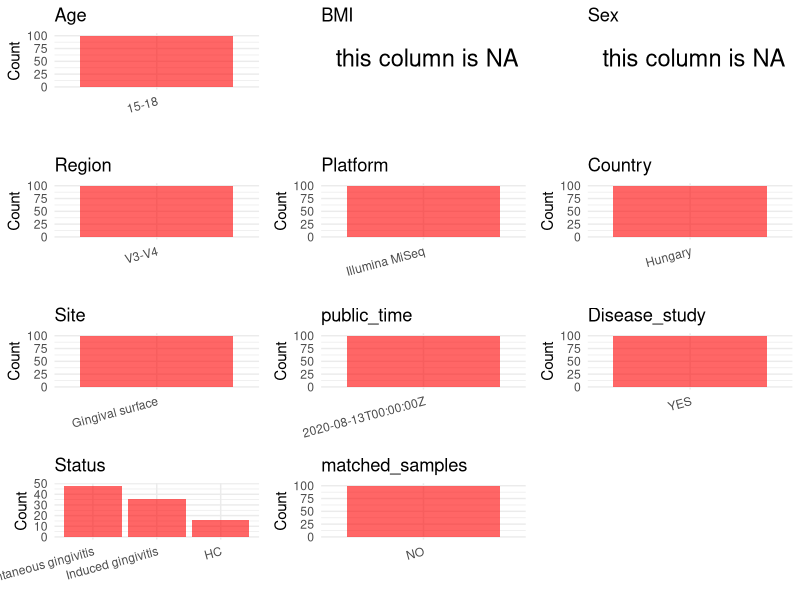

The R source for this figure: (Note: this script raises an error after producing the figure.)
## ---- chunk 1
# Load necessary libraries
library(dplyr)
library(ggplot2)
library(cowplot)

# Set working directory (update this path to your local directory)
setwd("D:/studylearning/董彪师兄项目/任务/张辰飞/PRJNA650272")

# Read the initial metadata files
initial_meta<-read.csv("SraRunTable.csv",header = T)

# Combine the two metadata files
#meta <- rbind(initial_meta, initial_meta1)

#Remove WGS samples
initial_meta <- subset(initial_meta,Assay.Type=="AMPLICON")

# Check the number of samples containing "HT" in Sample.Name (e.g., healthy controls)
#nrow(subset(meta, grepl("HT", Sample.Name)))

# Display the first few rows of the metadata
head(initial_meta)
## ---- chunk 2
# Create a uniform metadata dataframe
metadata <- data.frame(
  BioProject = initial_meta$BioProject,
  Run = initial_meta$Run,
  sample_name = initial_meta$Library.Name,
  Age = initial_meta$AGE,
  BMI = NA,
  Sex= NA,
  Region = "V3-V4",
  Platform = initial_meta$Instrument,
  Country = "Hungary",
  Site = initial_meta$isolate,
  public_time = initial_meta$ReleaseDate,
  stringsAsFactors = FALSE
)
## ---- chunk 3
# Add information obtained from the publication
metadata$PCR_primers <-"F:5'TCGTCGGCAGCGTCAGATGTGTATAAGAGACAGCCTACGGGNGGCWGCAG; R：5'GTCTCGTGGGCTCGGAGATGTGTATAAGAGACAGGACTACHVGGGTATCTAATC"
metadata$title <- "Microbiomes in supragingival biofilms and saliva of adolescent patients with provoked and naturally occurring gingivitis relative to gingival health"
metadata$Disease_study <- "YES"
# Assign disease status based on sample_name patterns
metadata <- metadata %>% 
  mutate(Status = case_when(
    grepl("A",sample_name) ~ "Induced gingivitis",
    grepl("B",sample_name) ~ "Spontaneous gingivitis",
    grepl("C",sample_name) ~ "HC"
  ))


#extract subject id by remove prefix of sample_name
#metadata$sample_name <- gsub("T|CR|CS|C|N|S", "", metadata$sample_name)

# Check initial data distribution
cat("Initial sample distribution:\n")
table(metadata$sample_name)
table(metadata$Site)

# Calculate sampling frequency per subject
sample_counts <- table(metadata$sample_name)
cat("\nNumber of samples per subject:\n")
print(sample_counts)

# Create matched_samples column
metadata$matched_samples <- ifelse(metadata$sample_name %in% names(sample_counts[sample_counts >= 2]), "YES", "NO")

cat("\nMatched samples distribution:\n")
table(metadata$matched_samples)

# Identify samples for removal: single samples excluding Gingival surface
single_samples <- names(sample_counts[sample_counts == 1])
samples_to_remove <- metadata$sample_name %in% single_samples & !(metadata$Site %in% c("Gingival surface"))

cat("\nNumber of samples to be removed:", sum(samples_to_remove), "\n")

# Remove identified samples
metadata_clean <- metadata[!samples_to_remove, ]

cat("\nFinal sample distribution after cleaning:\n")
table(metadata_clean$sample_name)
table(metadata_clean$Site)
table(metadata_clean$matched_samples)

# Use cleaned dataset for subsequent analysis
metadata <- metadata_clean
## ---- chunk 4
# Check the number of unique runs and sample names
print(paste("Number of unique runs:", length(unique(metadata$Run))))
print(paste("Number of unique sample names:", length(unique(metadata$sample_name))))
## ---- chunk 5
# Select columns for visualization
plot_data <- metadata %>%
  select(-BioProject, -Run, -sample_name, -title,-PCR_primers)

# Function to create simple plots for each column
create_simple_plots <- function(data) {
  plots <- list()
  
  for (col in colnames(data)) {
    # Check if the column is all NA
    if (all(is.na(data[[col]]))) {
      # Create an empty plot with text indicating all NA
      p <- ggplot() +
        annotate("text", x = 0.5, y = 0.5, label = "this column is NA", size = 6) +
        labs(title = col) +
        theme_void()
    } else if (is.numeric(data[[col]])) {
      # Numeric variable: histogram
      p <- ggplot(data, aes(x = .data[[col]])) +
        geom_histogram(fill = "blue", alpha = 0.6, bins = 20, na.rm = TRUE) +
        labs(title = col) +
        theme_minimal()
    } else {
      # Categorical variable: bar plot (remove NA values)
      count_data <- as.data.frame(table(data[[col]], useNA = "ifany"))
      p <- ggplot(count_data, aes(x = reorder(Var1, -Freq), y = Freq)) +
        geom_col(fill = "red", alpha = 0.6) +
        labs(title = col, x = NULL, y = "Count") +
        theme_minimal() +
        theme(axis.text.x = element_text(angle = 15, hjust = 1))
    }
    plots[[col]] <- p
  }
  
  return(plots)
}

# Generate and arrange plots
plots <- create_simple_plots(plot_data)
p<-plot_grid(plots$Age, 
          plots$BMI, 
          plots$Sex, 
          plots$Region, 
          plots$Platform, 
          plots$Country, 
          plots$Site,
          plots$public_time, 
          #plots$PCR_primers,
          plots$Disease_study,
          plots$Status,
          plots$matched_samples,# add 
          ncol = 3, align = "hv", axis = "lb")
ggsave("Metadata_Summary.png", plot = p, width = 8, height = 6, dpi = 150, bg = "white")
## ---- chunk 6
knitr::include_graphics("Metadata_Summary.png")
## ---- chunk 7
# Reorder columns to match the desired format
metadata <- metadata[, c(
  "BioProject", "Run", "sample_name", "Age", "BMI", "Sex", 
  "Region", "Platform", "Country", "Site", "public_time", 
  "PCR_primers", "title", "Disease_study", "Status","matched_samples"
)]

# Export the uniform metadata to a CSV file
write.csv(metadata, file = "metadata.csv", quote = FALSE)
head(metadata)
